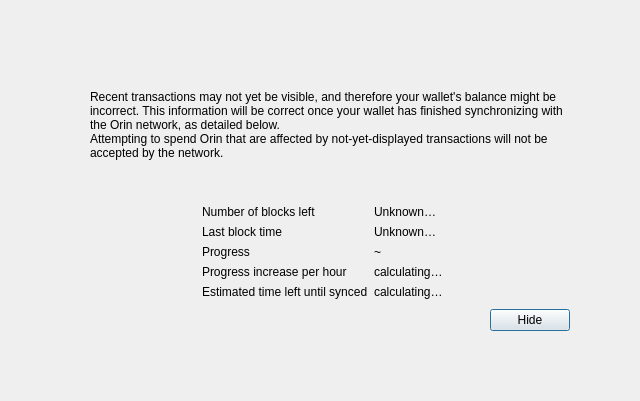
<?xml version="1.0" encoding="UTF-8"?>
<ui version="4.0">
 <class>ModalOverlay</class>
 <widget class="QWidget" name="ModalOverlay">
  <property name="geometry">
   <rect>
    <x>0</x>
    <y>0</y>
    <width>640</width>
    <height>401</height>
   </rect>
  </property>
  <property name="windowTitle">
   <string>Form</string>
  </property>
  <layout class="QVBoxLayout" name="verticalLayout" stretch="0">
   <property name="sizeConstraint">
    <enum>QLayout::SetDefaultConstraint</enum>
   </property>
   <property name="leftMargin">
    <number>0</number>
   </property>
   <property name="topMargin">
    <number>0</number>
   </property>
   <property name="rightMargin">
    <number>0</number>
   </property>
   <property name="bottomMargin">
    <number>0</number>
   </property>
   <item>
    <widget class="QWidget" name="bgWidget" native="true">
     <property name="styleSheet">
      <string notr="true"/>
     </property>
     <layout class="QVBoxLayout" name="verticalLayoutMain" stretch="0">
      <property name="leftMargin">
       <number>60</number>
      </property>
      <property name="topMargin">
       <number>60</number>
      </property>
      <property name="rightMargin">
       <number>60</number>
      </property>
      <property name="bottomMargin">
       <number>60</number>
      </property>
      <item>
       <widget class="QWidget" name="contentWidget" native="true">
        <property name="styleSheet">
         <string notr="true"/>
        </property>
        <layout class="QVBoxLayout" name="verticalLayoutSub" stretch="1,0,0,0,0">
         <property name="spacing">
          <number>0</number>
         </property>
         <property name="leftMargin">
          <number>10</number>
         </property>
         <property name="topMargin">
          <number>10</number>
         </property>
         <property name="rightMargin">
          <number>10</number>
         </property>
         <property name="bottomMargin">
          <number>10</number>
         </property>
         <item>
          <layout class="QHBoxLayout" name="horizontalLayoutIconText" stretch="0,1">
           <property name="topMargin">
            <number>20</number>
           </property>
           <item>
            <layout class="QVBoxLayout" name="verticalLayoutIcon">
             <property name="leftMargin">
              <number>0</number>
             </property>
             <item>
              <widget class="QLabel" name="warningIcon">
               <property name="text">
                <string/>
               </property>
              </widget>
             </item>
             <item>
              <spacer name="verticalSpacerWarningIcon">
               <property name="orientation">
                <enum>Qt::Vertical</enum>
               </property>
               <property name="sizeHint" stdset="0">
                <size>
                 <width>20</width>
                 <height>40</height>
                </size>
               </property>
              </spacer>
             </item>
            </layout>
           </item>
           <item>
            <layout class="QVBoxLayout" name="verticalLayoutInfoText">
             <property name="leftMargin">
              <number>0</number>
             </property>
             <property name="topMargin">
              <number>0</number>
             </property>
             <item>
              <widget class="QLabel" name="infoText">
               <property name="text">
                <string>Recent transactions may not yet be visible, and therefore your wallet's balance might be incorrect. This information will be correct once your wallet has finished synchronizing with the Orin network, as detailed below.</string>
               </property>
               <property name="textFormat">
                <enum>Qt::RichText</enum>
               </property>
               <property name="wordWrap">
                <bool>true</bool>
               </property>
              </widget>
             </item>
             <item>
              <widget class="QLabel" name="infoTextStrong">
               <property name="text">
                <string>Attempting to spend Orin that are affected by not-yet-displayed transactions will not be accepted by the network.</string>
               </property>
               <property name="textFormat">
                <enum>Qt::RichText</enum>
               </property>
               <property name="wordWrap">
                <bool>true</bool>
               </property>
              </widget>
             </item>
             <item>
              <spacer name="verticalSpacerInTextSpace">
               <property name="orientation">
                <enum>Qt::Vertical</enum>
               </property>
               <property name="sizeHint" stdset="0">
                <size>
                 <width>20</width>
                 <height>40</height>
                </size>
               </property>
              </spacer>
             </item>
            </layout>
           </item>
          </layout>
         </item>
         <item>
          <spacer name="verticalSpacerAfterText">
           <property name="orientation">
            <enum>Qt::Vertical</enum>
           </property>
           <property name="sizeHint" stdset="0">
            <size>
             <width>20</width>
             <height>40</height>
            </size>
           </property>
          </spacer>
         </item>
         <item>
          <layout class="QFormLayout" name="formLayout">
           <property name="fieldGrowthPolicy">
            <enum>QFormLayout::FieldsStayAtSizeHint</enum>
           </property>
           <property name="formAlignment">
            <set>Qt::AlignHCenter|Qt::AlignTop</set>
           </property>
           <property name="horizontalSpacing">
            <number>6</number>
           </property>
           <property name="verticalSpacing">
            <number>6</number>
           </property>
           <property name="topMargin">
            <number>10</number>
           </property>
           <item row="0" column="0">
            <widget class="QLabel" name="labelNumberOfBlocksLeft">
             <property name="text">
              <string>Number of blocks left</string>
             </property>
            </widget>
           </item>
           <item row="0" column="1">
            <widget class="QLabel" name="numberOfBlocksLeft">
             <property name="text">
              <string>Unknown…</string>
             </property>
            </widget>
           </item>
           <item row="1" column="0">
            <widget class="QLabel" name="labelLastBlockTime">
             <property name="text">
              <string>Last block time</string>
             </property>
            </widget>
           </item>
           <item row="1" column="1">
            <widget class="QLabel" name="newestBlockDate">
             <property name="sizePolicy">
              <sizepolicy hsizetype="Maximum" vsizetype="Preferred">
               <horstretch>0</horstretch>
               <verstretch>0</verstretch>
              </sizepolicy>
             </property>
             <property name="text">
              <string>Unknown…</string>
             </property>
            </widget>
           </item>
           <item row="2" column="0">
            <widget class="QLabel" name="labelSyncDone">
             <property name="text">
              <string>Progress</string>
             </property>
            </widget>
           </item>
           <item row="2" column="1">
            <layout class="QHBoxLayout" name="horizontalLayoutSync" stretch="0,1">
             <item>
              <widget class="QLabel" name="percentageProgress">
               <property name="text">
                <string notr="true">~</string>
               </property>
              </widget>
             </item>
            </layout>
           </item>
           <item row="4" column="0">
            <widget class="QLabel" name="labelProgressIncrease">
             <property name="text">
              <string>Progress increase per hour</string>
             </property>
            </widget>
           </item>
           <item row="4" column="1">
            <widget class="QLabel" name="progressIncreasePerH">
             <property name="text">
              <string>calculating…</string>
             </property>
            </widget>
           </item>
           <item row="5" column="0">
            <widget class="QLabel" name="labelEstimatedTimeLeft">
             <property name="text">
              <string>Estimated time left until synced</string>
             </property>
            </widget>
           </item>
           <item row="5" column="1">
            <widget class="QLabel" name="expectedTimeLeft">
             <property name="text">
              <string>calculating…</string>
             </property>
            </widget>
           </item>
          </layout>
         </item>
         <item>
          <layout class="QHBoxLayout" name="horizontalLayoutButtons">
           <property name="leftMargin">
            <number>10</number>
           </property>
           <property name="topMargin">
            <number>10</number>
           </property>
           <item>
            <spacer name="horizontalSpacer">
             <property name="orientation">
              <enum>Qt::Horizontal</enum>
             </property>
             <property name="sizeHint" stdset="0">
              <size>
               <width>40</width>
               <height>20</height>
              </size>
             </property>
            </spacer>
           </item>
           <item>
            <widget class="QPushButton" name="closeButton">
             <property name="text">
              <string>Hide</string>
             </property>
             <property name="shortcut">
              <string notr="true">Esc</string>
             </property>
             <property name="focusPolicy">
              <enum>Qt::StrongFocus</enum>
             </property>
             <property name="default">
              <bool>true</bool>
             </property>
            </widget>
           </item>
          </layout>
         </item>
         <item>
          <layout class="QVBoxLayout" name="verticalLayout_2">
           <item>
            <spacer name="verticalSpacer">
             <property name="orientation">
              <enum>Qt::Vertical</enum>
             </property>
             <property name="sizeHint" stdset="0">
              <size>
               <width>20</width>
               <height>40</height>
              </size>
             </property>
            </spacer>
           </item>
          </layout>
         </item>
        </layout>
       </widget>
      </item>
     </layout>
    </widget>
   </item>
  </layout>
 </widget>
 <resources/>
 <connections/>
</ui>
